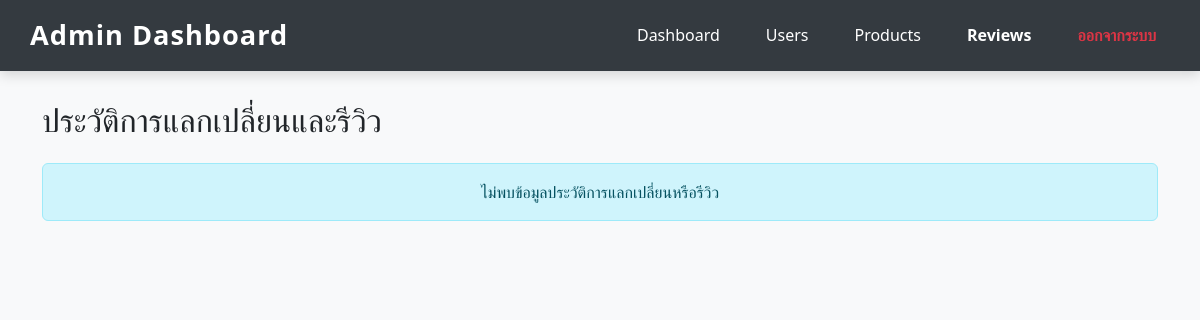
The app's page /admin_review.php (signed in), older data.
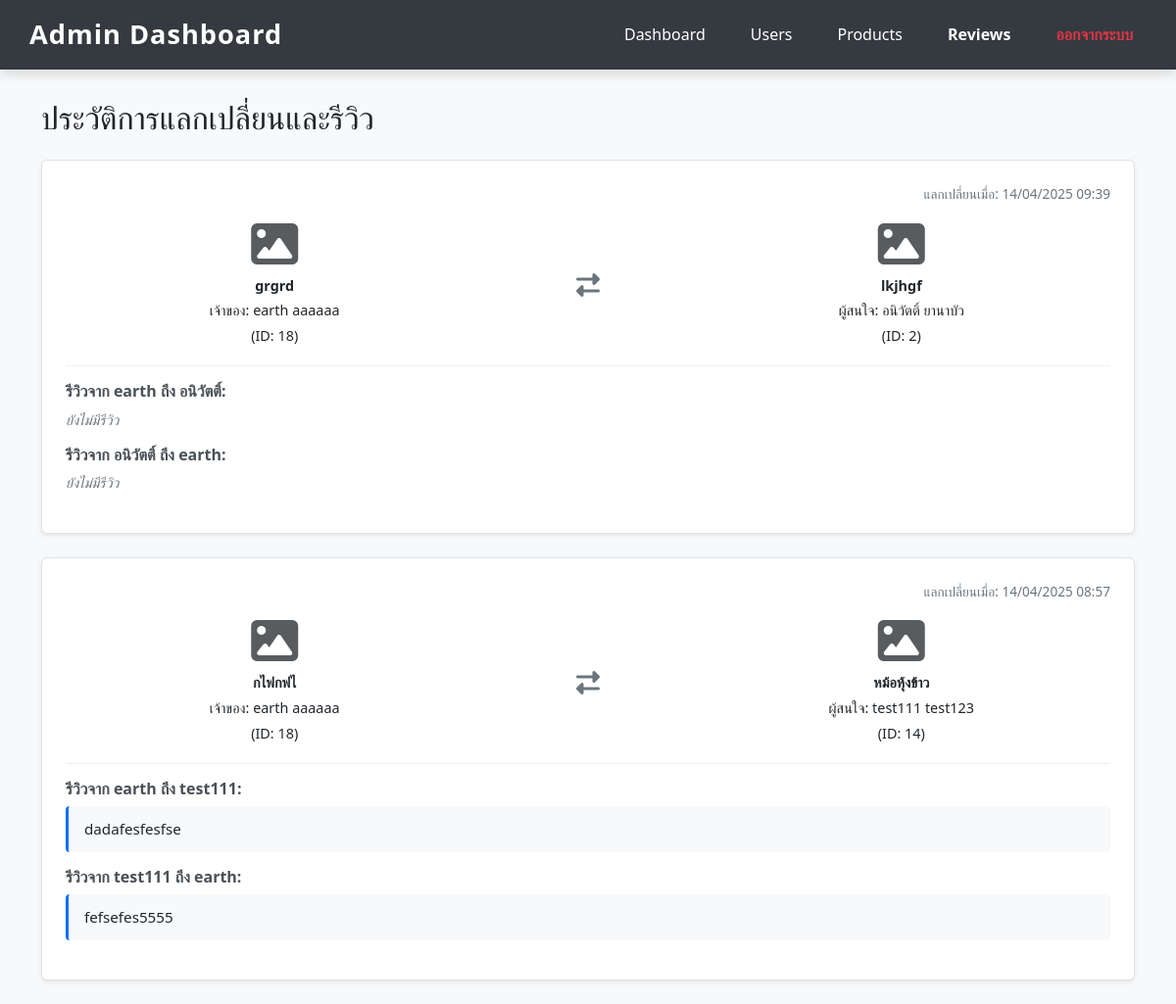
The same page, newer data.
### tables this page shows
CREATE TABLE `history` (
  `history_id` int(11) NOT NULL,
  `matchs_id` int(11) DEFAULT NULL,
  `product_owner_id` int(11) DEFAULT NULL,
  `interested_user_id` int(11) DEFAULT NULL,
  `product_owner_product_id` int(11) DEFAULT NULL,
  `interested_user_product_id` int(11) DEFAULT NULL,
  `exchange_date` timestamp NOT NULL DEFAULT current_timestamp()
);

CREATE TABLE `product` (
  `product_Id` int(11) NOT NULL,
  `product_Name` varchar(255) NOT NULL,
  `product_detail` text NOT NULL,
  `Image` varchar(255) NOT NULL,
  `product_price` decimal(8,2) NOT NULL,
  `Product_exchanged` varchar(255) NOT NULL,
  `user_id` int(10) NOT NULL,
  `product_category` varchar(255) NOT NULL,
  `product_status` varchar(255) NOT NULL
);

CREATE TABLE `users` (
  `user_id` int(10) NOT NULL,
  `email` varchar(255) NOT NULL,
  `password` varchar(255) NOT NULL,
  `firstname` varchar(255) NOT NULL,
  `lastname` varchar(255) NOT NULL,
  `gender` varchar(15) NOT NULL,
  `tel` varchar(10) NOT NULL,
  `birth_date` date NOT NULL,
  `address` text NOT NULL,
  `community` varchar(255) NOT NULL,
  `user_type` varchar(15) NOT NULL DEFAULT 'user',
  `profile_image` varchar(255) DEFAULT NULL
);

CREATE TABLE `reviews` (
  `review_id` int(11) NOT NULL,
  `history_id` int(11) NOT NULL,
  `reviewer_id` int(11) NOT NULL,
  `reviewed_user_id` int(11) NOT NULL,
  `comment` text NOT NULL,
  `review_date` timestamp NOT NULL DEFAULT current_timestamp()
);

### admin_review.php (the view, shortened to what this page needs)
<?php
    require "connection.php";
    $sql_history = "SELECT
                        h.history_id, h.exchange_date,
                        h.product_owner_id, h.interested_user_id,
                        po.firstname AS owner_firstname, po.lastname AS owner_lastname,
                        iu.firstname AS interested_firstname, iu.lastname AS interested_lastname,
                        pop.product_Name AS owner_product_name, pop.Image AS owner_product_image,
                        iup.product_Name AS interested_product_name, iup.Image AS interested_product_image,
                        -- รีวิวจากเจ้าของสินค้า ถึง ผู้สนใจ
                        r_owner.comment AS owner_review_comment,
                        -- รีวิวจากผู้สนใจ ถึง เจ้าของสินค้า
                        r_interested.comment AS interested_review_comment
                    FROM history h
                    JOIN users po ON h.product_owner_id = po.user_id
                    JOIN users iu ON h.interested_user_id = iu.user_id
                    JOIN product pop ON h.product_owner_product_id = pop.product_Id
                    JOIN product iup ON h.interested_user_product_id = iup.product_Id
                    -- LEFT JOIN เพื่อดึงรีวิวที่เจ้าของเขียนถึงผู้สนใจ (ถ้ามี)
                    LEFT JOIN reviews r_owner ON h.history_id = r_owner.history_id
                                            AND r_owner.reviewer_id = h.product_owner_id
                                            AND r_owner.reviewed_user_id = h.interested_user_id
                    -- LEFT JOIN เพื่อดึงรีวิวที่ผู้สนใจเขียนถึงเจ้าของ (ถ้ามี)
                    LEFT JOIN reviews r_interested ON h.history_id = r_interested.history_id
                                                AND r_interested.reviewer_id = h.interested_user_id
                                                AND r_interested.reviewed_user_id = h.product_owner_id
                    ORDER BY h.exchange_date DESC";
    $result_history = mysqli_query($conn, $sql_history);
?>
<!DOCTYPE html>
<html lang="th">
<head>
    <link href="https://cdn.jsdelivr.net/npm/bootstrap@5.3.3/dist/css/bootstrap.min.css" rel="stylesheet">
    <link rel="stylesheet" href="https://cdnjs.cloudflare.com/ajax/libs/font-awesome/6.5.1/css/all.min.css">
</head>
<body>
    <div class="admin-navbar">
        <div class="navbar-brand">Admin Dashboard</div>
        <div class="navbar-nav">
            <a href="adminPage.php" class="nav-link">Dashboard</a>
            <a href="admin_users.php" class="nav-link">Users</a>
            <a href="admin_product.php" class="nav-link">Products</a>
            <a href="admin_reviews.php" class="nav-link active">Reviews</a>
            <a href="logout.php" class="nav-link logout-link">ออกจากระบบ</a>
        </div>
    </div>
    <div class="container">
        <h2 class="mb-4">ประวัติการแลกเปลี่ยนและรีวิว</h2>
        <?php
        if ($result_history && mysqli_num_rows($result_history) > 0) {
            while ($item = mysqli_fetch_assoc($result_history)) {
        ?>
                <div class="review-item">
                    <p class="exchange-date">แลกเปลี่ยนเมื่อ: <?php echo date("d/m/Y H:i", strtotime($item['exchange_date'])); ?></p>
                    <div class="exchange-info">
                        <div class="product-box">
                            <?php if (!empty($item['owner_product_image']) && file_exists("uploads/" . $item['owner_product_image'])): ?>
                                <img src="uploads/<?php echo htmlspecialchars($item['owner_product_image']); ?>" alt="<?php echo htmlspecialchars($item['owner_product_name']); ?>">
                            <?php else: ?>
                                <i class="fas fa-image fa-3x text-muted mb-2"></i><br>
                            <?php endif; ?>
                            <p><strong><?php echo htmlspecialchars($item['owner_product_name']); ?></strong></p>
                            <p>เจ้าของ: <?php echo htmlspecialchars($item['owner_firstname'] . ' ' . $item['owner_lastname']); ?></p>
                            <p>(ID: <?php echo $item['product_owner_id']; ?>)</p>
                        </div>
                        <div class="exchange-icon">
                            <i class="fas fa-exchange-alt"></i>
                        </div>
                        <div class="product-box">
                             <?php if (!empty($item['interested_product_image']) && file_exists("uploads/" . $item['interested_product_image'])): ?>
                                <img src="uploads/<?php echo htmlspecialchars($item['interested_product_image']); ?>" alt="<?php echo htmlspecialchars($item['interested_product_name']); ?>">
                            <?php else: ?>
                                <i class="fas fa-image fa-3x text-muted mb-2"></i><br>
                            <?php endif; ?>
                            <p><strong><?php echo htmlspecialchars($item['interested_product_name']); ?></strong></p>
                            <p>ผู้สนใจ: <?php echo htmlspecialchars($item['interested_firstname'] . ' ' . $item['interested_lastname']); ?></p>
                             <p>(ID: <?php echo $item['interested_user_id']; ?>)</p>
                        </div>
                    </div>
                    <div class="review-details">
                        <h6>รีวิวจาก <?php echo htmlspecialchars($item['owner_firstname']); ?> ถึง <?php echo htmlspecialchars($item['interested_firstname']); ?>:</h6>
                        <?php if (!empty($item['owner_review_comment'])): ?>
                            <div class="review-comment">
                                <?php echo nl2br(htmlspecialchars($item['owner_review_comment'])); ?>
                            </div>
                        <?php else: ?>
                            <p class="no-review">ยังไม่มีรีวิว</p>
                        <?php endif; ?>
                        <h6>รีวิวจาก <?php echo htmlspecialchars($item['interested_firstname']); ?> ถึง <?php echo htmlspecialchars($item['owner_firstname']); ?>:</h6>
                         <?php if (!empty($item['interested_review_comment'])): ?>
                            <div class="review-comment">
                                <?php echo nl2br(htmlspecialchars($item['interested_review_comment'])); ?>
                            </div>
                        <?php else: ?>
                            <p class="no-review">ยังไม่มีรีวิว</p>
                        <?php endif; ?>
                    </div>
                </div>
        <?php
            }
        } else {
            echo '<div class="alert alert-info text-center">ไม่พบข้อมูลประวัติการแลกเปลี่ยนหรือรีวิว</div>';
        }
        ?>
    </div>
</body>
</html>

### admin_review.php (style rules this page uses)
body { background-color: #f8f9fa; }
.admin-navbar { background-color: #343a40; padding: 15px 30px; color: white; margin-bottom: 30px; display: flex; justify-content: space-between; align-items: center; box-shadow: 0 4px 12px rgba(0, 0, 0, 0.15); position: sticky; top: 0; z-index: 1000; }
.admin-navbar .navbar-brand { color: white; font-size: 1.7em; font-weight: bold; margin: 0; letter-spacing: 1px; }
.admin-navbar .navbar-nav { display: flex; flex-direction: row; gap: 18px; align-items: center; }
.admin-navbar .nav-link { text-decoration: none; font-weight: 500; padding: 8px 14px; border-radius: 8px; transition: all 0.3s ease; }
.admin-navbar .nav-link.active { color: white; font-weight: bold; }
.admin-navbar .logout-link { color: #dc3545; font-weight: bold; }
.review-item { background-color: #fff; border: 1px solid #dee2e6; border-radius: 0.375rem; margin-bottom: 1.5rem; padding: 1.5rem; box-shadow: 0 0.125rem 0.25rem rgba(0, 0, 0, 0.075); }
.exchange-info { display: flex; justify-content: space-between; align-items: center; margin-bottom: 1rem; padding-bottom: 1rem; border-bottom: 1px solid #eee; }
.product-box { text-align: center; width: 40%; }
.product-box p { margin-bottom: 0.25rem; font-size: 0.9em; }
.exchange-icon { font-size: 1.5em; color: #6c757d; }
.review-details h6 { margin-top: 1rem; margin-bottom: 0.5rem; font-weight: bold; color: #495057; }
.review-comment { background-color: #f8f9fa; border-left: 3px solid #0d6efd; padding: 0.75rem 1rem; border-radius: 0.25rem; font-size: 0.95em; margin-bottom: 1rem; }
.no-review { color: #6c757d; font-style: italic; font-size: 0.9em; }
.exchange-date { font-size: 0.85em; color: #6c757d; text-align: right; margin-bottom: 1rem; }

Row changes from the older to the newer data that the page shows:
added history: exchange_date "14/04/2025 09:39", product_owner_product.product_Name "grgrd", product_owner.lastname "earth aaaaaa", product_owner "18", interested_user_product.product_Name "lkjhgf", interested_user.lastname "อนิวัตติ์ ยานาบัว", interested_user "2", product_owner.firstname "earth", interested_user.firstname "อนิวัตติ์", shows "ยังไม่มีรีวิว"
added history: exchange_date "14/04/2025 08:57", product_owner_product.product_Name "กไฟกฟไ", product_owner.lastname "earth aaaaaa", product_owner "18", interested_user_product.product_Name "หม้อหุ้งข้าว", interested_user.lastname "test111 test123", interested_user "14", product_owner.firstname "earth", interested_user.firstname "test111", reviews.comment "dadafesfesfse", reviews.comment "fefsefes5555"
Text that changed along with them:
text no longer shown: "ไม่พบข้อมูลประวัติการแลกเปลี่ยนหรือรีวิว"
